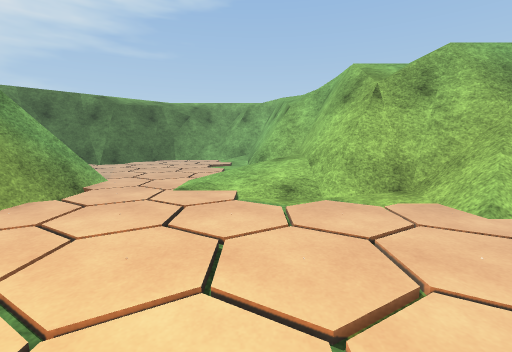
View 1 (above)

16 first-person views from a walk through a Unity game level. The camera is 1.2 m above the floor, tilts 8° down and sees 90° across. The floor is counted in squares, 1 m on a side. Each view is taken from the middle of a square. On the plan, view 1 faces up. The plan holds only what a view shows up to about 12 squares ahead; the rest is blank. The place goes on beyond the plan. The player character is not drawn. Some animated figures are not drawn. Surface patterns are stand-ins for the level's own textures.

View 2
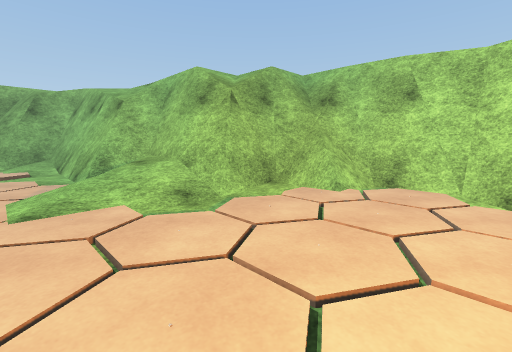

View 3
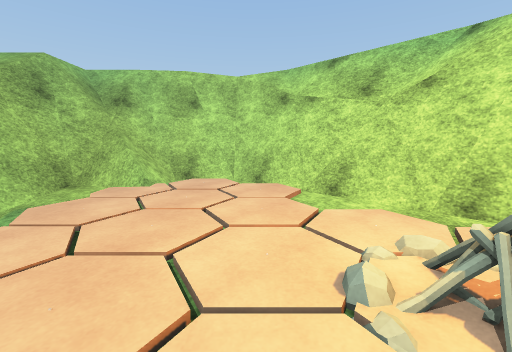

View 4
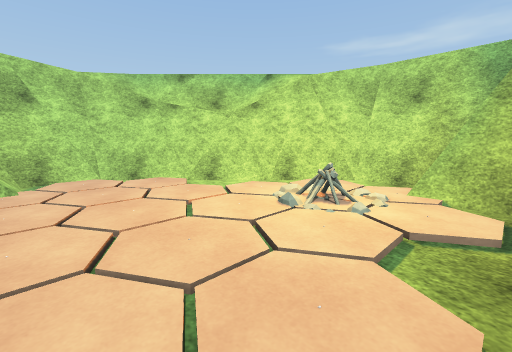

View 5
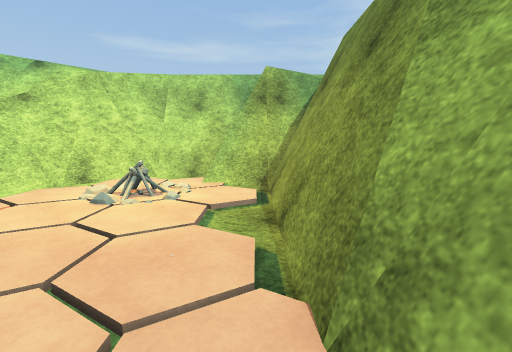

View 6
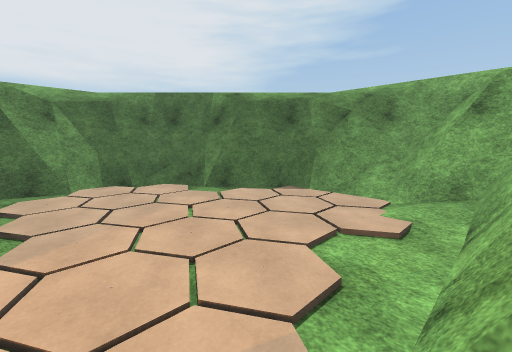

View 7
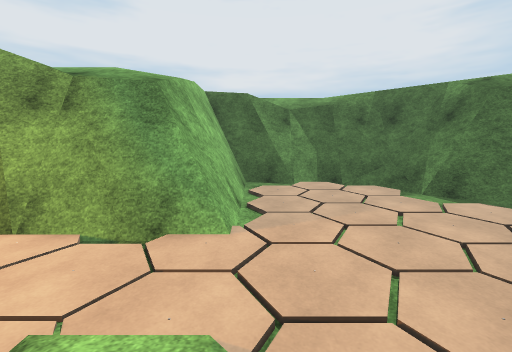

View 8
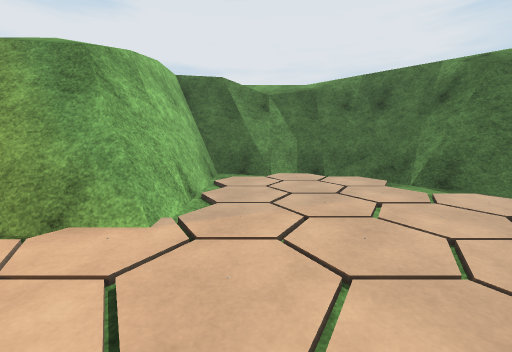

View 9
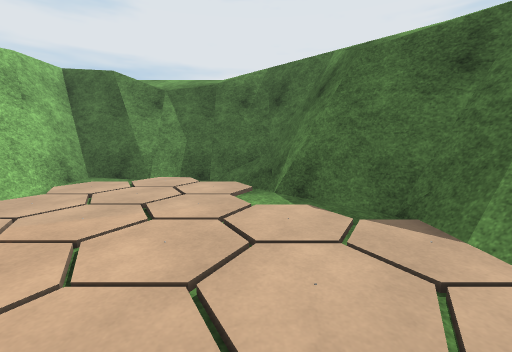

View 10
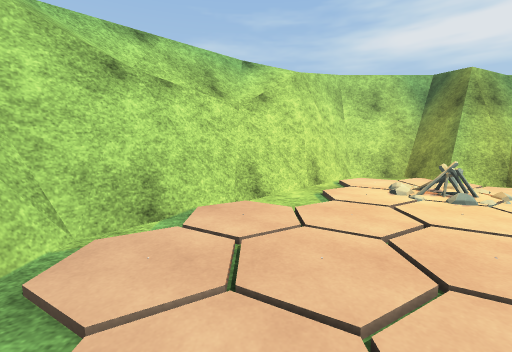

View 11
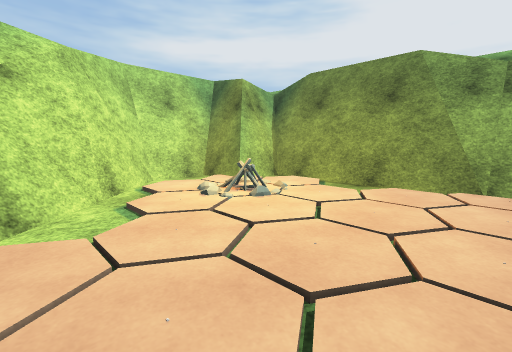

View 12
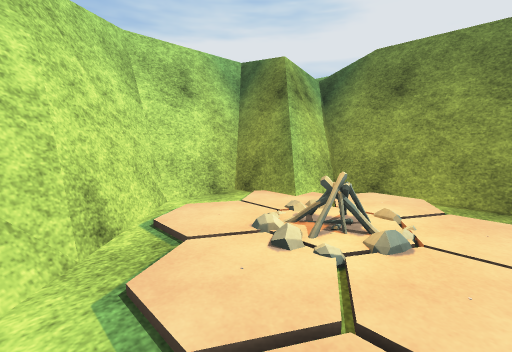

View 13
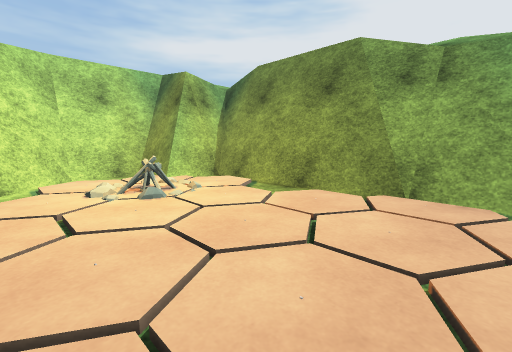

View 14
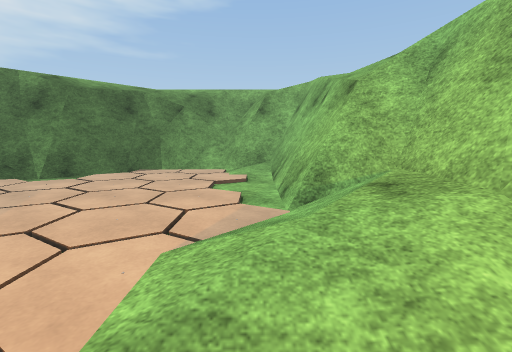

View 15
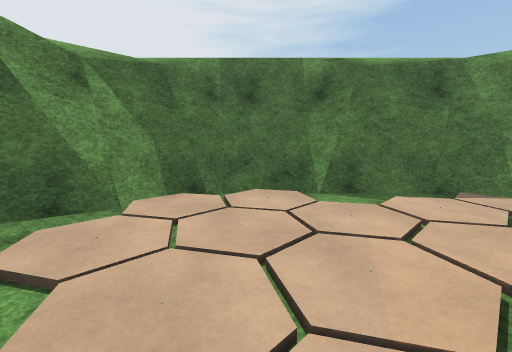

View 16
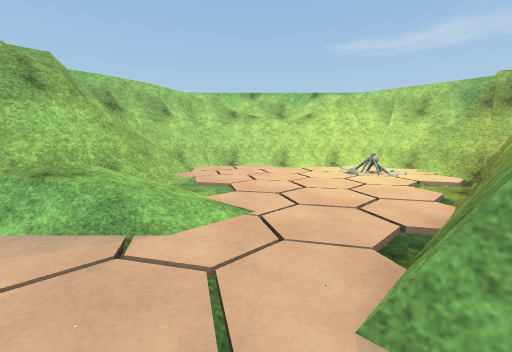

### Floor plan
Key: @ floor where view 1 was taken; # wall or solid block; . main floor; : floor 0.5 m higher than the main floor; / step, stairs or slope; = window, fence, low wall or low ledge; C campfire; O other object.
Columns run from 11 left of view 1 to 6 right of it. Each row starts with its distance up from view 1.
 18        ####
 17      ###==##
 16     ###=O=##
 15   ###...../#
 14 ####....../#
 13 #=/........#
 12 #=   ......##
 11 ##  .......###
 10 #. ........#=#
  9 #= ........//##
  8 #=.......///:##
  7 #######...///=##
  6      ##. /.//=####
  5       #.  .....//#
  4       #.. .....//#
  3       #..........#
  2       #..........#
  1       #.........##
  0       #.. /@...##
 -1       #.  C ..###
 -2       #==  ..###
 -3       ###...###
 -4         #==##
 -5         ####

Positions as (right, up) in squares from view 1, and headings:
1: (0, 0), facing up
2: (-2, 1), facing up-right
3: (-3, 1), facing right
4: (-4, 4), facing down-right
5: (-4, 5), facing down
6: (0, 8), facing up-left
7: (0, 8), facing left
8: (-1, 9), facing left
9: (-2, 13), facing left
10: (3, 5), facing down
11: (3, 4), facing down-left
12: (2, 1), facing down-left
13: (1, 5), facing down-left
14: (-1, 5), facing up
15: (-5, 8), facing up-left
16: (-5, 9), facing down-right
